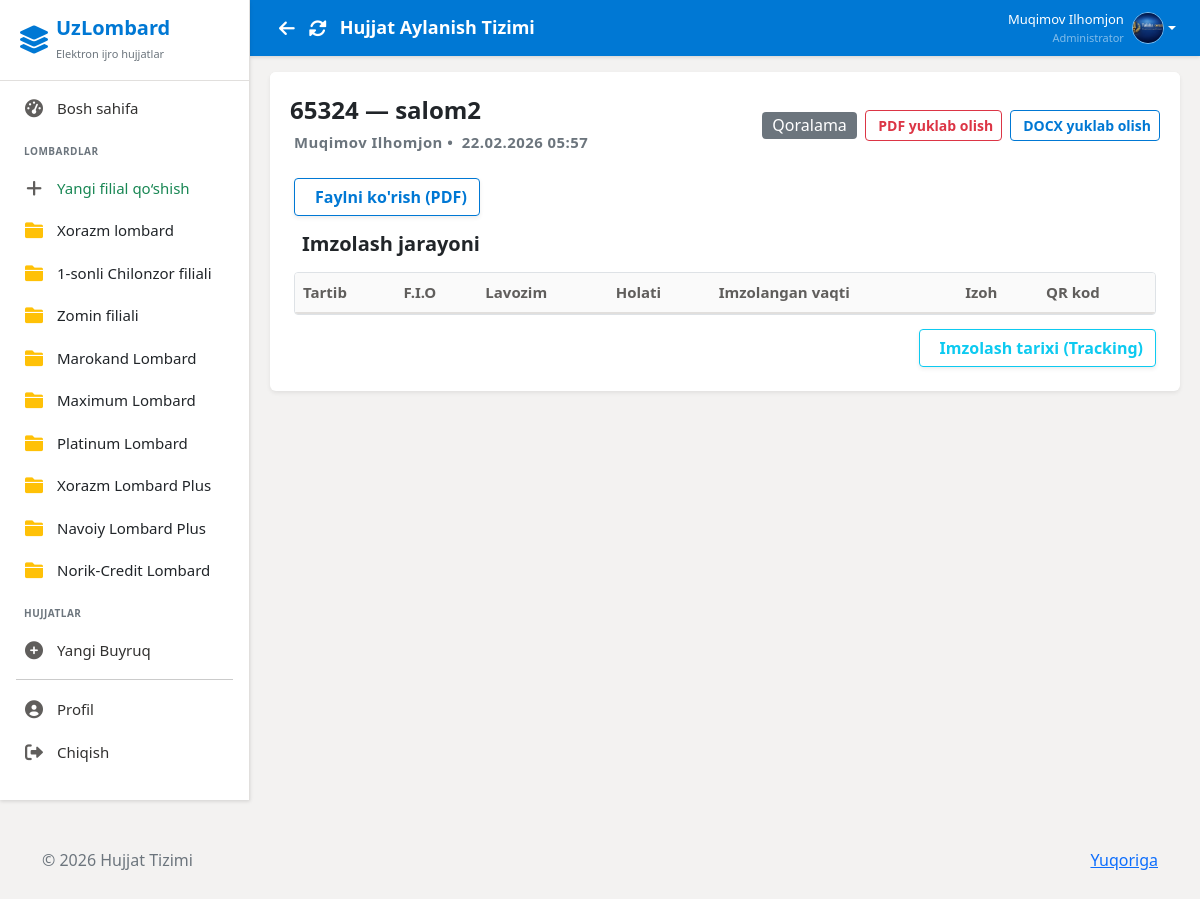
The app's page /documents/29/ (signed in), older data.
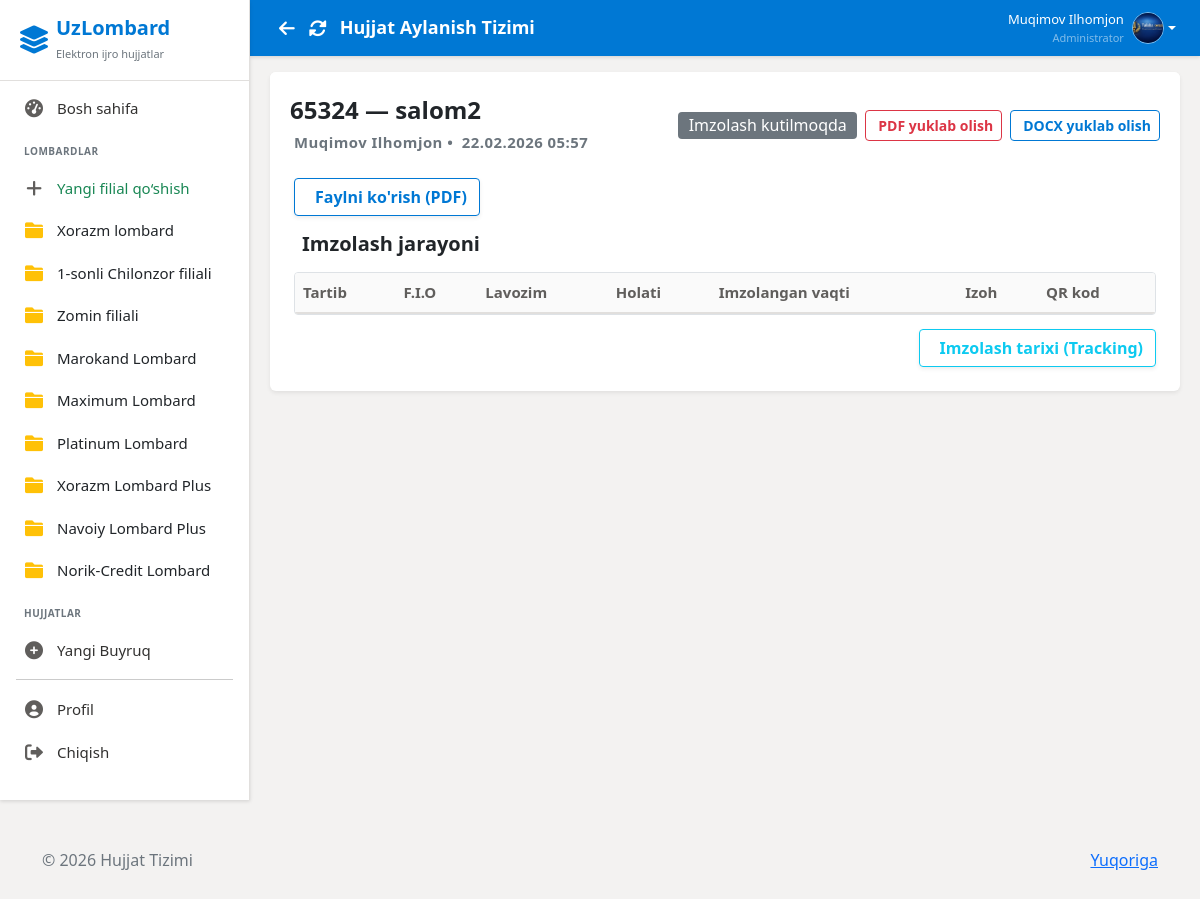
The same page, newer data.
### users/models.py (models this page shows, shortened)
class Branch(models.Model):
    name = models.CharField(max_length=100, verbose_name='Branch Name')
    address = models.TextField(verbose_name='Address')
    phone = models.CharField(max_length=20, verbose_name='Phone')
    created_at = models.DateTimeField(auto_now_add=True)
    class Meta:
        verbose_name = 'Branch'
        verbose_name_plural = 'Branches'

class CustomUser(AbstractUser):
    ROLE_CHOICES = (
        ('admin', 'Administrator'),
        ('employee', 'Ishchi'),
        ('director', 'Direktor'),
    )
    role = models.CharField(max_length=20, choices=ROLE_CHOICES, default='employee')
    branch = models.ManyToManyField(
        Branch,
        related_name='employees',
        blank=True
    )
    profile_image = models.ImageField(upload_to='profiles/', null=True, blank=True)
    fingerprint_enabled = models.BooleanField(default=False, verbose_name='Fingerprint Authentication Enabled')
    middle_name = models.CharField(max_length=100, blank=True, verbose_name='Otasining ismi')
    position = models.CharField(max_length=200, blank=True, verbose_name='Lavozim')
    class Meta:
        verbose_name = 'User'
        verbose_name_plural = 'Users'

### documents/models.py (models this page shows, shortened)
class Order(models.Model):
    STATUS_CHOICES = (
        ('draft', 'Qoralama'),
        ('pending', 'Imzolash kutilmoqda'),
        ('partial', 'Qisman imzolangan'),
        ('completed', 'To‘liq imzolangan'),
        ('rejected', 'Rad etilgan'),
        ('cancelled', 'Bekor qilingan'),
    )
    SIGNATURE_TYPES = (
        ('sequential', 'Ketma-ket'),
        ('parallel', 'Parallel'),
    )
    DOCUMENT_TYPES = (
        ('internal', 'Buyruq I/CH - Ichki hujjat'),
        ('external', 'Buyruq SH/T - Shartnoma/Tashqi hujjat'),
        ('official', 'Buyruq'),
        ('application', 'Ariza'),
    )
    title = models.CharField(max_length=255, verbose_name="Buyruq nomi/sarlavhasi")
    number = models.CharField(
        max_length=50,
        unique=True,
        verbose_name="Buyruq raqami",
        help_text="Masalan: 01-2025, BR-145/26 va h.k."
    )
    created_by = models.ForeignKey(
        'users.CustomUser',
        on_delete=models.SET_NULL,
        null=True,
        related_name='created_orders',
        verbose_name="Yaratgan xodim"
    )
    branch = models.ForeignKey(
        'users.Branch',
        on_delete=models.SET_NULL,
        null=True,
        blank=True,
        related_name='orders',
        verbose_name="Filial"
    )
    document_type = models.CharField(
        max_length=20,
        choices=DOCUMENT_TYPES,
        default='internal',
        verbose_name="Turi"
    )
    status = models.CharField(
        max_length=20,
        choices=STATUS_CHOICES,
        default='draft',
        verbose_name="Holati"
    )
    file = models.FileField(
        upload_to='orders/files/%Y/%m/',
        null=True,
        blank=True,
        verbose_name="Ilova qilingan fayl (PDF va boshq.)"
    )
    created_at = models.DateTimeField(auto_now_add=True, verbose_name="Yaratilgan vaqti")
    updated_at = models.DateTimeField(auto_now=True, verbose_name="O‘zgartirilgan vaqti")
    deadline = models.DateField(
        null=True,
        blank=True,
        verbose_name="Imzolash muddati"
    )
    signature_type = models.CharField(max_length=20, choices=SIGNATURE_TYPES, default='sequential')
    director_approved = models.BooleanField(default=False, verbose_name="Direktor tasdiqladi")
    director_approved_at = models.DateTimeField(null=True, blank=True, verbose_name="Direktor tasdiqlagan vaqt")
    final_qr_code = models.ImageField(upload_to='orders/final_qr/%Y/%m/', null=True, blank=True, verbose_name="Umumiy QR kod")
    stamped_file = models.FileField(upload_to='orders/stamped/%Y/%m/', null=True, blank=True, verbose_name="Pechatli PDF")
    additional_docs = models.ManyToManyField(
        'AdditionalDocument',
        blank=True,
        related_name='orders',
        verbose_name="Qo'shimcha hujjatlar"
    )
    class Meta:
        verbose_name = "Buyruq"
        verbose_name_plural = "Buyruqlar"
        ordering = ['-created_at']
        indexes = [
            models.Index(fields=['status', 'created_at']),
            models.Index(fields=['created_by']),
        ]
    def is_fully_signed(self):
        total_signatures = self.signatures.count()
        signed_count = self.signatures.filter(signed=True).count()
        return total_signatures > 0 and signed_count == total_signatures

### documents/views.py (the view)
# urls.py: path('<int:order_id>/',             views.document_detail,      name='order_detail'),
@login_required
def document_detail(request, order_id):
    order = get_object_or_404(
        Order.objects.select_related('branch', 'created_by')
                       .prefetch_related('signatures__user'),
        pk=order_id
    )
    can_view = (
        request.user.role == 'admin' or
        request.user.role == 'director' or
        request.user == order.created_by or
        order.signatures.filter(user=request.user).exists()
    )
    if not can_view:
        messages.error(request, 'Ushbu hujjatni ko\'rishga ruxsat yo\'q')
        return redirect('dashboard')
    signatures = order.signatures.all()
    signature_status = [
        {
            'employee': sig.user.get_full_name(),
            'position': sig.order_number,
            'signed': sig.signed,
            'signed_at': sig.signed_at,
            'has_signature_image': bool(sig.signature_image),
            'has_qr_code': bool(sig.qr_code)
        }
        for sig in signatures
    ]
    employees = CustomUser.objects.filter(role='employee')
    context = {
        'document': order,
        'signatures': signatures,
        'signature_status': signature_status,
        'employees': employees,
    }
    return render(request, 'documents/document_detail.html', context)

### templates/documents/document_detail.html (shortened to what this page needs)
{% extends 'base.html' %}
{% block content %}
<div class="card border-0 shadow-sm mb-4">
    <div class="card-header bg-white border-bottom-0 pt-4 pb-2 d-flex justify-content-between align-items-center">
        <div>
            <h4 class="mb-1 fw-bold text-dark">{{ document.number }} — {{ document.title }}</h4>
            <small class="text-muted fw-semibold" style="letter-spacing: 0.5px;">
                {{ document.created_by.get_full_name }} •
                {{ document.created_at|date:"d.m.Y H:i" }}
            </small>
        </div>
        <div class="d-flex align-items-center gap-2">
            {% if document.director_approved %}
            <span class="badge bg-success fs-6 fw-normal">Direktor tasdiqlagan</span>
            {% elif document.is_fully_signed %}
            <span class="badge bg-warning fs-6 text-dark fw-normal">Tasdiq kutilmoqda</span>
            {% elif document.status == 'completed' %}
            <span class="badge bg-success fs-6 fw-normal">To'liq imzolangan</span>
            {% elif document.status == 'partial' %}
            <span class="badge bg-warning text-dark fs-6 fw-normal">Qisman imzolangan</span>
            {% else %}
            <span class="badge bg-secondary fs-6 fw-normal">{{ document.get_status_display }}</span>
            {% endif %}
            <a href="{% url 'download_pdf' document.id %}" class="btn btn-outline-danger btn-sm" id="pdf-download-btn"
                onclick="startPdfDownload(event, this)">
                <span class="btn-text">PDF yuklab olish</span>
            </a>
            <a href="{% url 'download_docx' document.id %}" class="btn btn-outline-primary btn-sm">
                DOCX yuklab olish
            </a>
        </div>
    </div>
    <div class="card-body px-4 pb-4">
        {% if document.file %}
        <p>
            <a href="{{ document.file.url }}" target="_blank" class="btn btn-outline-primary shadow-sm"
                style="border-radius: var(--radius-md);">
                Faylni ko'rish (PDF)
            </a>
        </p>
        {% endif %}
        <h5 class="fw-bold text-dark mt-4 mb-3">Imzolash jarayoni</h5>
        <div class="table-responsive border" style="border-radius: var(--radius-md);">
            <table class="table table-hover align-middle mb-0">
                <thead class="table-light">
                    <tr>
                        <th>Tartib</th>
                        <th>F.I.O</th>
                        <th>Lavozim</th>
                        <th>Holati</th>
                        <th>Imzolangan vaqti</th>
                        <th>Izoh</th>
                        <th>QR kod</th>
                    </tr>
                </thead>
            </table>
        </div>
        <div class="mt-4 text-end">
            <a href="{% url 'order_tracking' document.id %}" class="btn btn-outline-info shadow-sm"
                style="border-radius: var(--radius-md);">
                Imzolash tarixi (Tracking)
            </a>
        </div>
    </div>
</div>
{% endblock %}

### templates/base.html (shortened to what this page needs)
<!DOCTYPE html>
<html lang="uz">
<head>
    <link href="https://cdn.jsdelivr.net/npm/bootstrap@5.1.3/dist/css/bootstrap.min.css" rel="stylesheet">
    <link rel="stylesheet" href="https://cdnjs.cloudflare.com/ajax/libs/font-awesome/6.0.0/css/all.min.css">
</head>
<body>
    {% include 'layouts/sidebar.html' %}
    <div class="main-content" id="mainContent">
        {% include 'layouts/header.html' %}
        <div class="container-fluid" style="flex: 1; overflow-y: auto; padding: 16px 20px;">
            {% block content %}{% endblock %}
        </div>
    </div>
    {% include 'layouts/footer.html' %}
</body>
</html>

### templates/layouts/sidebar.html (shortened to what this page needs)
<div class="sidebar">
    <div class="sidebar-header d-flex align-items-center">
        <i class="fas fa-layer-group fs-3 me-2"></i>
        <div>
            <h5 class="mb-0 fw-bold">UzLombard</h5>
            <small class="text-secondary" style="font-size: 11px;">Elektron ijro hujjatlar</small>
        </div>
    </div>
    <div class="sidebar-menu">
        {% if user.is_authenticated %}
        {% if user.role == 'admin' %}
        <a href="{% url 'dashboard' %}"
            class="{% if request.resolver_match.url_name == 'dashboard' %}active{% endif %}">
            <i class="fas fa-tachometer-alt"></i>
            Bosh sahifa
        </a>
        <div class="mt-4 mb-2 px-4 text-uppercase fw-bold text-secondary"
            style="font-size: 10px; letter-spacing: 0.5px;">
            Lombardlar
        </div>
        <a href="{% url 'create_branch' %}" class="text-success fw-semibold">
            <i class="fas fa-plus"></i> Yangi filial qo‘shish
        </a>
        {% for branch in sidebar_branches %}
        <a href="{% url 'branch_documents' branch.id %}" class="text-dark fw-semibold">
            <i class="fas fa-folder text-warning"></i> {{ branch.name }}
        </a>
        {% endfor %}
        <div class="mt-4 mb-2 px-4 text-uppercase fw-bold text-secondary"
            style="font-size: 10px; letter-spacing: 0.5px;">
            Hujjatlar
        </div>
        <a href="{% url 'create_order' %}">
            <i class="fas fa-plus-circle"></i>
            Yangi Buyruq
        </a>
        {% endif %}
        <hr class="mx-3 my-2" style="border-color: var(--sidebar-border);">
        <a href="{% url 'profile' %}">
            <i class="fas fa-user-circle"></i>
            Profil
        </a>
        <a href="{% url 'logout' %}" onclick="return confirm('Chiqishni istaysizmi?')">
            <i class="fas fa-sign-out-alt"></i>
            Chiqish
        </a>
        {% else %}
        <a href="{% url 'login' %}">
            <i class="fas fa-sign-in-alt"></i>
            Kirish
        </a>
        {% endif %}
    </div>
</div>

### templates/layouts/header.html (shortened to what this page needs)
<div class="header">
  <div class="d-flex align-items-center">
    <button onclick="history.back()" class="btn btn-link text-white p-1 me-1" title="Orqaga" style="font-size:18px; text-decoration:none;">
      <i class="fas fa-arrow-left"></i>
    </button>
    <button onclick="location.reload()" class="btn btn-link text-white p-1 me-2" title="Yangilash" style="font-size:18px; text-decoration:none;">
      <i class="fas fa-sync-alt"></i>
    </button>
    <h4>{% block header_title %}Hujjat Aylanish Tizimi{% endblock %}</h4>
  </div>
  {% if user.is_authenticated %}
  <div class="user-info">
    <div class="dropdown">
      <a href="#" class="d-flex align-items-center text-decoration-none dropdown-toggle text-white"
        data-bs-toggle="dropdown">
        <div class="text-end me-2 d-none d-md-block">
          <div class="fw-semibold" style="font-size: 13px;">{{ user.get_full_name }}</div>
          <div class="text-white-50" style="font-size: 11px;">{{ user.get_role_display }}</div>
        </div>
        {% if user.profile_image %}
        <img src="{{ user.profile_image.url }}" alt="Profile" class="user-avatar">
        {% else %}
        <div class="user-avatar bg-white text-primary d-flex align-items-center justify-content-center fw-bold">
          {{ user.first_name|first }}{{ user.last_name|first }}
        </div>
        {% endif %}
      </a>
    </div>
  </div>
  {% endif %}
</div>

### templates/layouts/footer.html
<footer class="text-muted py-5">
    <div class="container">
        <p class="float-end mb-1"><a href="#">Yuqoriga</a></p>
        <p>&copy; 2026 Hujjat Tizimi</p>
    </div>
</footer>

Row changes from the older to the newer data that the page shows:
changed Order "salom2": status "Qoralama" → "Imzolash kutilmoqda"
